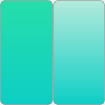
             <widget class="QWidget" name="scrollAreaWidgetContents">
              <property name="geometry">
               <rect>
                <x>0</x>
                <y>0</y>
                <width>105</width>
                <height>105</height>
               </rect>
              </property>
              <layout class="QHBoxLayout" name="horizontalLayout_17">
               <property name="spacing">
                <number>0</number>
               </property>
               <property name="leftMargin">
                <number>0</number>
               </property>
               <property name="topMargin">
                <number>0</number>
               </property>
               <property name="rightMargin">
                <number>0</number>
               </property>
               <property name="bottomMargin">
                <number>0</number>
               </property>
               <item>
                <widget class="QWidget" name="widget" native="true">
                 <layout class="QHBoxLayout" name="horizontalLayout_27">
                  <property name="spacing">
                   <number>0</number>
                  </property>
                  <property name="leftMargin">
                   <number>0</number>
                  </property>
                  <property name="topMargin">
                   <number>0</number>
                  </property>
                  <property name="rightMargin">
                   <number>0</number>
                  </property>
                  <property name="bottomMargin">
                   <number>0</number>
                  </property>
                  <item>
                   <widget class="QLabel" name="imageLabel">
                    <property name="styleSheet">
                     <string notr="true">QLabel {
    background-color: qlineargradient(x1:0, y1:0, x2:0, y2:1, stop: 0 rgb(38, 222, 170,1), stop: 1 rgba(13, 206, 197, 255));
    border: 1px solid rgba(128, 128, 128, 128);
    border-radius: 5px;
    box-shadow: 0 0 5px rgba(0, 0, 0, 50);
    color: rgba(255, 255, 255, 255);
    font: 10pt &quot;Roboto&quot;;
}

QLabel::hover {
    background-color: qlineargradient(x1:0, y1:0, x2:0, y2:1, stop: 0 rgba(3, 85, 160, 200), stop: 1 rgba(13, 206, 197, 200));
}

QLabel::indicator {
    width: 16px;
    height: 16px;
    image: url(:/icons/your_icon.png);
    opacity: 0.5;
    position: absolute;
    left: 50%;
    top: 50%;
    margin-left: -8px;
    margin-top: -8px;
}
</string>
                    </property>
                    <property name="text">
                     <string/>
                    </property>
                   </widget>
                  </item>
                  <item>
                   <widget class="QLabel" name="imageLabel_2">
                    <property name="styleSheet">
                     <string notr="true">QLabel {
    background-color: qlineargradient(x1:0, y1:0, x2:0, y2:1, stop: 0 rgb(38, 222, 170,0.3), stop: 1 rgba(13, 206, 197, 255));
    border: 1px solid rgba(128, 128, 128, 128);
    border-radius: 5px;
    box-shadow: 0 0 5px rgba(0, 0, 0, 50);
    color: rgba(255, 255, 255, 255);
    font: 10pt &quot;Roboto&quot;;
}

QLabel::hover {
    background-color: qlineargradient(x1: 0, y1: 0, x2: 0, y2: 1, stop: 0 rgba(255, 0, 0, 255), stop: 1.0 rgba(13, 206, 197, 255));
}

QLabel::indicator {
    width: 16px;
    height: 16px;
    image: url(:/icons/your_icon.png);
    opacity: 0.5;
    position: absolute;
    left: 50%;
    top: 50%;
    margin-left: -8px;
    margin-top: -8px;
}
</string>
                    </property>
                    <property name="text">
                     <string/>
                    </property>
                   </widget>
                  </item>
                 </layout>
                </widget>
               </item>
              </layout>
             </widget>
